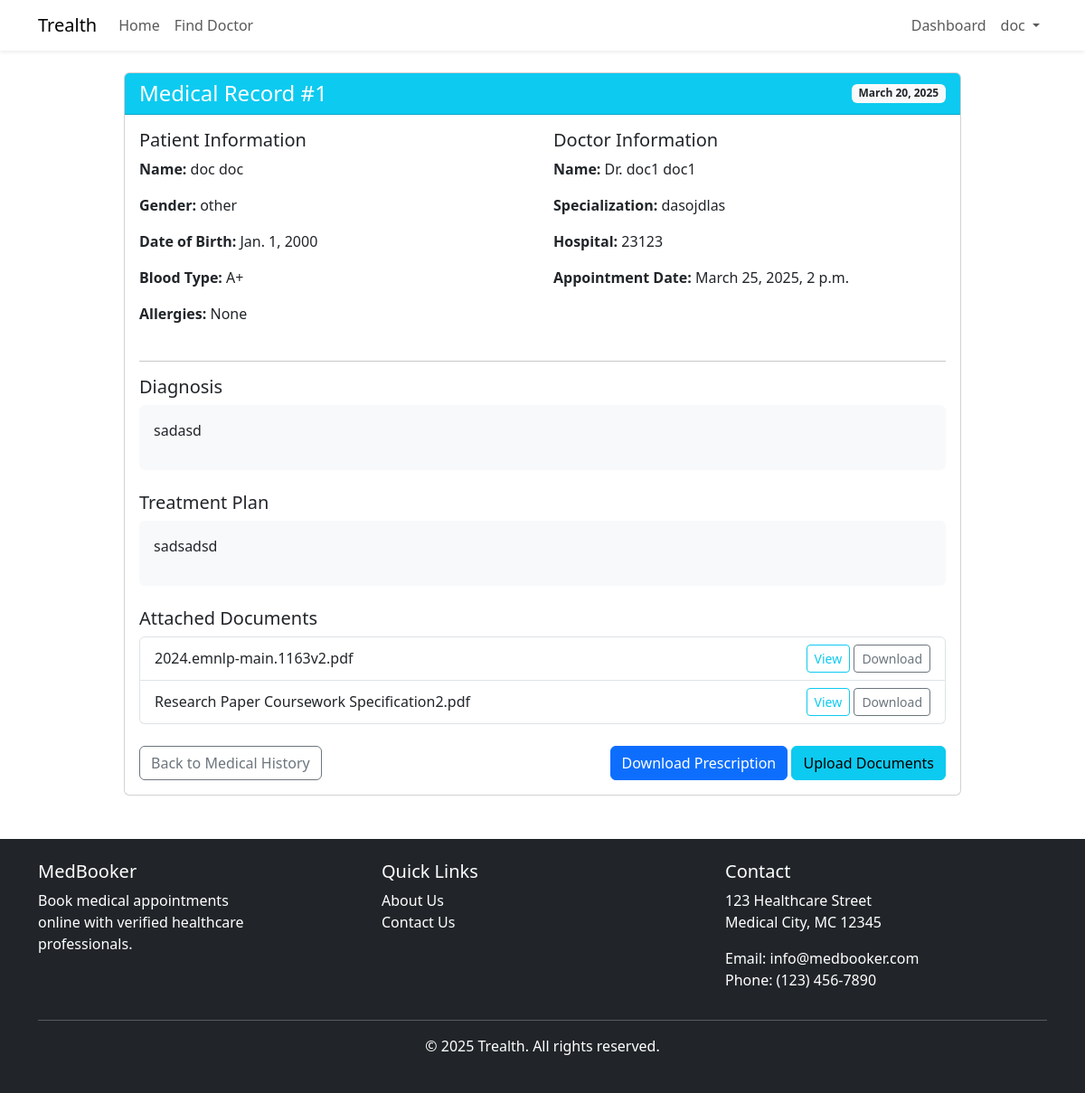
The app's page /medical-records/view/1/ (signed in) with its own data.
### accounts/models.py (models this page shows)
class User(AbstractUser):
    USER_TYPE_CHOICES = (
        ('doctor', 'Doctor'),
        ('patient', 'Patient'),
        ('admin', 'Administrator'),
    )
    email = models.EmailField(unique=True)
    user_type = models.CharField(max_length=10, choices=USER_TYPE_CHOICES)
    USERNAME_FIELD = 'email'
    REQUIRED_FIELDS = ['first_name', 'last_name']
    objects = CustomUserManager()

### medical_records/models.py (models this page shows, shortened)
class MedicalRecord(models.Model):
    record_id = models.AutoField(primary_key=True)
    patient = models.ForeignKey(Patient, on_delete=models.CASCADE, related_name='medical_records')
    doctor = models.ForeignKey(Doctor, on_delete=models.CASCADE, related_name='medical_records')
    appointment = models.ForeignKey(Appointment, on_delete=models.CASCADE, related_name='medical_records')
    diagnosis = models.TextField()
    treatment_plan = models.TextField()
    created_at = models.DateTimeField(auto_now_add=True)

class MedicalDocument(models.Model):
    document_id = models.AutoField(primary_key=True)
    medical_record = models.ForeignKey(MedicalRecord, on_delete=models.CASCADE, related_name='documents')
    file = models.FileField(upload_to='medical_documents/')
    file_name = models.CharField(max_length=255)
    file_type = models.CharField(max_length=100)
    uploaded_at = models.DateTimeField(auto_now_add=True)

### patients/models.py (models this page shows, shortened)
class Patient(models.Model):
    patient_id = models.AutoField(primary_key=True)
    user = models.OneToOneField(settings.AUTH_USER_MODEL, on_delete=models.CASCADE, related_name='patient_profile')
    full_name = models.CharField(max_length=255)
    date_of_birth = models.DateField()
    gender = models.CharField(max_length=10)
    blood_type = models.CharField(max_length=5)
    allergies = models.CharField(max_length=255, blank=True)
    emergency_contact = models.CharField(max_length=255)
    balance = models.DecimalField(max_digits=10, decimal_places=2, default=0.00)
    location = models.CharField(max_length=255)

### doctors/models.py (models this page shows, shortened)
class Doctor(models.Model):
    doctor_id = models.AutoField(primary_key=True)
    user = models.OneToOneField(settings.AUTH_USER_MODEL, on_delete=models.CASCADE, related_name='doctor_profile')
    full_name = models.CharField(max_length=255)
    specialization = models.CharField(max_length=255)
    experience_years = models.IntegerField()
    license_number = models.CharField(max_length=50)
    consultation_fee = models.DecimalField(max_digits=10, decimal_places=2)
    hospital_name = models.CharField(max_length=255)
    hospital_location = models.CharField(max_length=255)

### appointments/models.py (models this page shows, shortened)
class Appointment(models.Model):
    STATUS_CHOICES = (
        ('scheduled', 'Scheduled'),
        ('completed', 'Completed'),
        ('cancelled', 'Cancelled'),
        ('no_show', 'No Show'),
    )
    appointment_id = models.AutoField(primary_key=True)
    doctor = models.ForeignKey(Doctor, on_delete=models.CASCADE, related_name='appointments')
    patient = models.ForeignKey(Patient, on_delete=models.CASCADE, related_name='appointments')
    appointment_date = models.DateTimeField()
    status = models.CharField(max_length=20, choices=STATUS_CHOICES, default='scheduled')
    cancel_reason = models.CharField(max_length=255, blank=True, null=True)
    symptoms_description = models.TextField(blank=True, null=True)
    created_at = models.DateTimeField(auto_now_add=True)

### medical_records/views.py (the view)
# urls.py: path('view/<int:record_id>/', views.view_record, name='view_record'),
@login_required
def view_record(request, record_id):
    if request.user.user_type == 'doctor':
        try:
            doctor = Doctor.objects.get(user=request.user)
            medical_record = get_object_or_404(MedicalRecord, record_id=record_id, doctor=doctor)
            return render(request, 'medical_records/view_record.html', {'record': medical_record})
        except Doctor.DoesNotExist:
            messages.error(request, 'Doctor profile not found.')
            return redirect('doctors:profile')
    elif request.user.user_type == 'patient':
        try:
            patient = Patient.objects.get(user=request.user)
            medical_record = get_object_or_404(MedicalRecord, record_id=record_id, patient=patient)
            return render(request, 'medical_records/view_record.html', {'record': medical_record})
        except Patient.DoesNotExist:
            messages.error(request, 'Patient profile not found.')
            return redirect('patients:profile')
    else:
        messages.error(request, 'Unauthorized access.')
        return redirect('core:home')

### templates/medical_records/view_record.html (shortened to what this page needs)
{% extends 'base.html' %}
{% block content %}
<div class="row">
    <div class="col-md-10 offset-md-1">
        <div class="card">
            <div class="card-header bg-info text-white d-flex justify-content-between align-items-center">
                <h4 class="mb-0">Medical Record #{{ record.record_id }}</h4>
                <span class="badge bg-light text-dark">{{ record.created_at|date }}</span>
            </div>
            <div class="card-body">
                <div class="row mb-4">
                    <div class="col-md-6">
                        <h5>Patient Information</h5>
                        <p><strong>Name:</strong> {{ record.patient.full_name }}</p>
                        <p><strong>Gender:</strong> {{ record.patient.gender }}</p>
                        <p><strong>Date of Birth:</strong> {{ record.patient.date_of_birth }}</p>
                        <p><strong>Blood Type:</strong> {{ record.patient.blood_type }}</p>
                        <p><strong>Allergies:</strong> {{ record.patient.allergies|default:"None" }}</p>
                    </div>
                    <div class="col-md-6">
                        <h5>Doctor Information</h5>
                        <p><strong>Name:</strong> Dr. {{ record.doctor.full_name }}</p>
                        <p><strong>Specialization:</strong> {{ record.doctor.specialization }}</p>
                        <p><strong>Hospital:</strong> {{ record.doctor.hospital_name }}</p>
                        <p><strong>Appointment Date:</strong> {{ record.appointment.appointment_date }}</p>
                    </div>
                </div>
                <hr>
                <div class="row mb-4">
                    <div class="col-md-12">
                        <h5>Diagnosis</h5>
                        <div class="p-3 bg-light rounded">
                            {{ record.diagnosis|linebreaks }}
                        </div>
                    </div>
                </div>
                <div class="row mb-4">
                    <div class="col-md-12">
                        <h5>Treatment Plan</h5>
                        <div class="p-3 bg-light rounded">
                            {{ record.treatment_plan|linebreaks }}
                        </div>
                    </div>
                </div>
                {% if record.documents.exists %}
                    <div class="row mb-4">
                        <div class="col-md-12">
                            <h5>Attached Documents</h5>
                            <ul class="list-group">
                                {% for document in record.documents.all %}
                                    <li class="list-group-item d-flex justify-content-between align-items-center">
                                        {{ document.file_name }}
                                        <span>
                                            <a href="{{ document.file.url }}" class="btn btn-sm btn-outline-info" target="_blank">View</a>
                                            <a href="{{ document.file.url }}" class="btn btn-sm btn-outline-secondary" download>Download</a>
                                        </span>
                                    </li>
                                {% endfor %}
                            </ul>
                        </div>
                    </div>
                {% endif %}
                <div class="d-flex justify-content-between mt-4">
                    {% if user.user_type == 'doctor' %}
                        <a href="{% url 'doctors:medical_records' %}" class="btn btn-outline-secondary">Back to Records</a>
                    {% else %}
                        <a href="{% url 'patients:medical_history' %}" class="btn btn-outline-secondary">Back to Medical History</a>
                    {% endif %}
                    <div>
                        <a href="{% url 'medical_records:download_prescription' record.record_id %}" class="btn btn-primary">Download Prescription</a>
                        <a href="{% url 'medical_records:upload_documents' %}?record={{ record.record_id }}" class="btn btn-info">Upload Documents</a>
                    </div>
                </div>
            </div>
        </div>
    </div>
</div>
{% endblock %}

### templates/base.html (shortened to what this page needs)
<!DOCTYPE html>
<html lang="en">
<head>
    <link href="https://cdn.jsdelivr.net/npm/bootstrap@5.3.0-alpha1/dist/css/bootstrap.min.css" rel="stylesheet">
    <link rel="stylesheet" href="https://cdn.jsdelivr.net/npm/bootstrap-icons@1.10.0/font/bootstrap-icons.css">
</head>
<body>
    <nav class="navbar navbar-expand-lg navbar-light bg-white shadow-sm">
        <div class="container">
            <a class="navbar-brand" href="{% url 'core:home' %}">Trealth</a>
            <div class="collapse navbar-collapse" id="navbarNav">
                <ul class="navbar-nav me-auto">
                    <li class="nav-item">
                        <a class="nav-link" href="{% url 'core:home' %}">Home</a>
                    </li>
                    {% if user.is_authenticated and user.user_type == 'patient' %}
                    <li class="nav-item">
                        <a class="nav-link" href="{% url 'core:find_doctor' %}">Find Doctor</a>
                    </li>
                    {% endif %}
                </ul>
                <ul class="navbar-nav ms-auto">
                    {% if user.is_authenticated %}
                        {% if user.user_type == 'doctor' %}
                            <li class="nav-item">
                                <a class="nav-link" href="{% url 'doctors:dashboard' %}">Dashboard</a>
                            </li>
                        {% elif user.user_type == 'patient' %}
                            <li class="nav-item">
                                <a class="nav-link" href="{% url 'patients:dashboard' %}">Dashboard</a>
                            </li>
                        {% elif user.user_type == 'admin' %}
                            <li class="nav-item">
                                <a class="nav-link" href="{% url 'admin_portal:dashboard' %}">Admin</a>
                            </li>
                        {% endif %}
                        <li class="nav-item dropdown">
                            <a class="nav-link dropdown-toggle" href="#" id="navbarDropdown" role="button" data-bs-toggle="dropdown" aria-expanded="false">
                                {{ user.first_name }}
                            </a>
                        </li>
                    {% endif %}
                </ul>
            </div>
        </div>
    </nav>
    <div class="container mt-4">
        {% block content %}{% endblock %}
    </div>
    <footer class="bg-dark text-white py-4 mt-5">
        <div class="container">
            <div class="row">
                <div class="col-md-4">
                    <h5>MedBooker</h5>
                    <div style="width: 70%;">
                        <p>Book medical appointments online with verified healthcare professionals.</p>
                    </div>
                </div>
                <div class="col-md-4">
                    <h5>Quick Links</h5>
                    <ul class="list-unstyled">
                        <li><a href="{% url 'core:about' %}" class="text-white" style="text-decoration: none;">About Us</a></li>
                        <li><a href="{% url 'core:contact' %}" class="text-white" style="text-decoration: none;">Contact Us</a></li>
                    </ul>
                </div>
                <div class="col-md-4">
                    <h5>Contact</h5>
                    <address>
                        <p>123 Healthcare Street<br>Medical City, MC 12345</p>
                        <p>Email: info@medbooker.com<br>Phone: (123) 456-7890</p>
                    </address>
                </div>
            </div>
            <hr>
            <div class="text-center">
                <p>&copy; 2025 Trealth. All rights reserved.</p>
            </div>
        </div>
    </footer>
</body>
</html>

### records on screen
User: first_name "doc"
MedicalRecord: record_id "1", created_at "March 20, 2025", patient.full_name "doc doc", patient.gender "other", patient.date_of_birth "Jan. 1, 2000", patient.blood_type "A+", patient.allergies "None", doctor.full_name "doc1 doc1", doctor.specialization "dasojdlas", doctor.hospital_name "23123", appointment.appointment_date "March 25, 2025, 2 p.m.", diagnosis "sadasd", treatment_plan "sadsadsd"
MedicalDocument: file_name "2024.emnlp-main.1163v2.pdf"
MedicalDocument: file_name "Research Paper Coursework Specification2.pdf"
